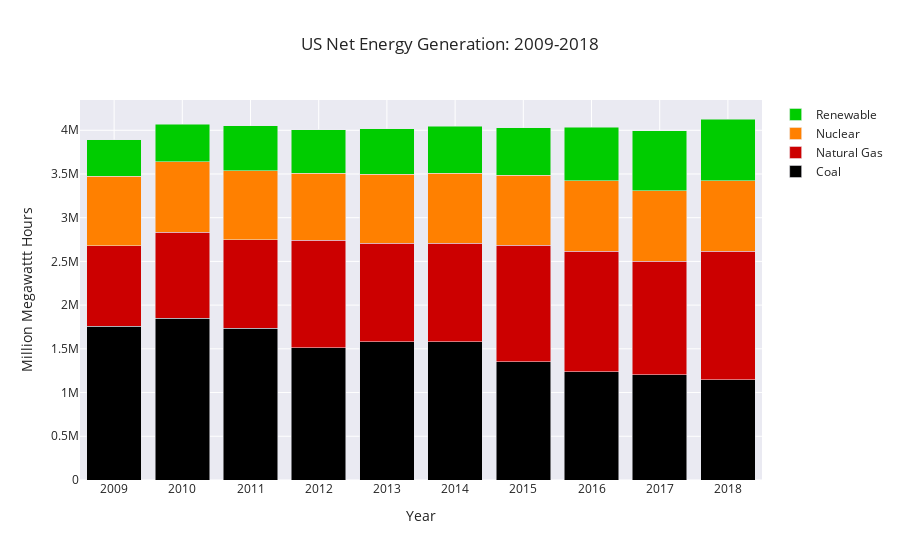

Source (notebook cell):
### Code cell
fig = go.Figure(go.Bar(x=dfcoal['Year'], y=dfcoal['Million Megawatt Hours'], name='Coal',
                     marker_color='rgb(0, 0, 0)'))
fig.add_trace(go.Bar(x=dfnatural_gas['Year'], y=dfnatural_gas['Million Megawatt Hours'], name='Natural Gas',
                     marker_color='rgb(204, 0, 0)'))
fig.add_trace(go.Bar(x=dfnuclear['Year'], y=dfnuclear['Million Megawatt Hours'], name='Nuclear',
                     marker_color= 'rgb(255,128,0)'))
fig.add_trace(go.Bar(x=dfrenewable['Year'], y=dfrenewable['Million Megawatt Hours'], name='Renewable',
                     marker_color='rgb(0, 204, 0)'))

fig.update_layout(barmode='stack',
                  xaxis=dict(title_text="Year",tickmode="array",tickvals=dfcoal['Year']),
                  yaxis=dict(title_text="Million Megawattt Hours",tickmode="array"),
                  title_text='US Net Energy Generation: 2009-2018')
fig.show()

### Figure 1 — Plotly figure (JSON) as saved in the notebook; plotly's stock layout.template omitted (floating-point values rounded to 4 significant figures)
{"data": [{"marker": {"color": "rgb(0, 0, 0)"}, "name": "Coal", "type": "bar", "x": [2009, 2010, 2011, 2012, 2013, 2014, 2015, 2016, 2017, 2018], "y": [1755904, 1847290, 1733430, 1514043, 1581115, 1581710, 1352398, 1239149, 1205835, 1145962]}, {"marker": {"color": "rgb(204, 0, 0)"}, "name": "Natural Gas", "type": "bar", "x": [2009, 2010, 2011, 2012, 2013, 2014, 2015, 2016, 2017, 2018], "y": [920979, 987697, 1013689, 1225894, 1124836, 1126609, 1333482, 1378307, 1296415, 1468727]}, {"marker": {"color": "rgb(255,128,0)"}, "name": "Nuclear", "type": "bar", "x": [2009, 2010, 2011, 2012, 2013, 2014, 2015, 2016, 2017, 2018], "y": [798855, 806968, 790204, 769331, 789016, 797166, 797178, 805694, 804950, 807084]}, {"marker": {"color": "rgb(0, 204, 0)"}, "name": "Renewable", "type": "bar", "x": [2009, 2010, 2011, 2012, 2013, 2014, 2015, 2016, 2017, 2018], "y": [417724, 427376, 513336, 494573, 522073, 538579, 544241, 609445, 686610, 706867]}], "layout": {"barmode": "stack", "title": {"text": "US Net Energy Generation: 2009-2018"}, "xaxis": {"tickmode": "array", "tickvals": [2009, 2010, 2011, 2012, 2013, 2014, 2015, 2016, 2017, 2018], "title": {"text": "Year"}}, "yaxis": {"tickmode": "array", "title": {"text": "Million Megawattt Hours"}}}}
